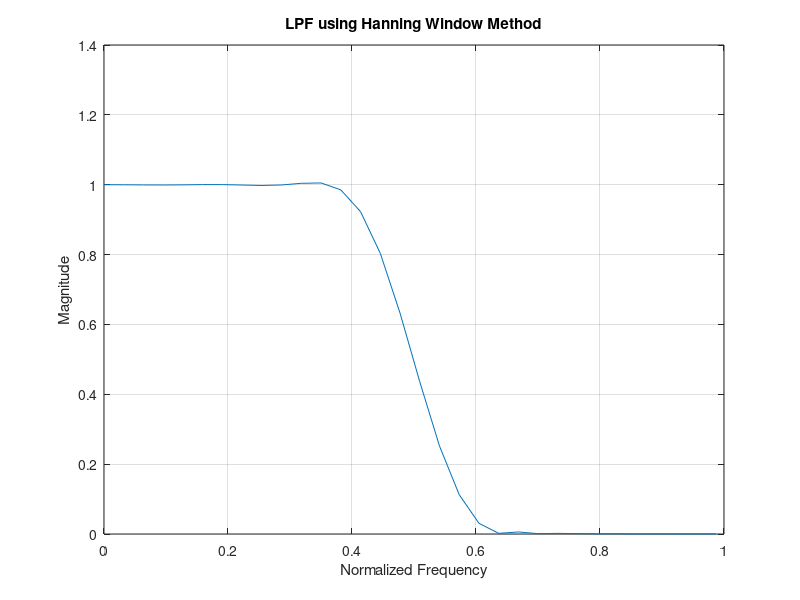

Recreate this plot in MATLAB.
%LPF using Hanning Window Method

wc=0.5*pi;
N=25
b=fir1(N,wc/pi,hanning(N+1));
w=0:0.1:pi;
h=freqz(b,1,w);
plot(w/pi,abs(h));
hold on;
grid on;
xlabel('Normalized Frequency')
ylabel('Magnitude')
title('LPF using Hanning Window Method')